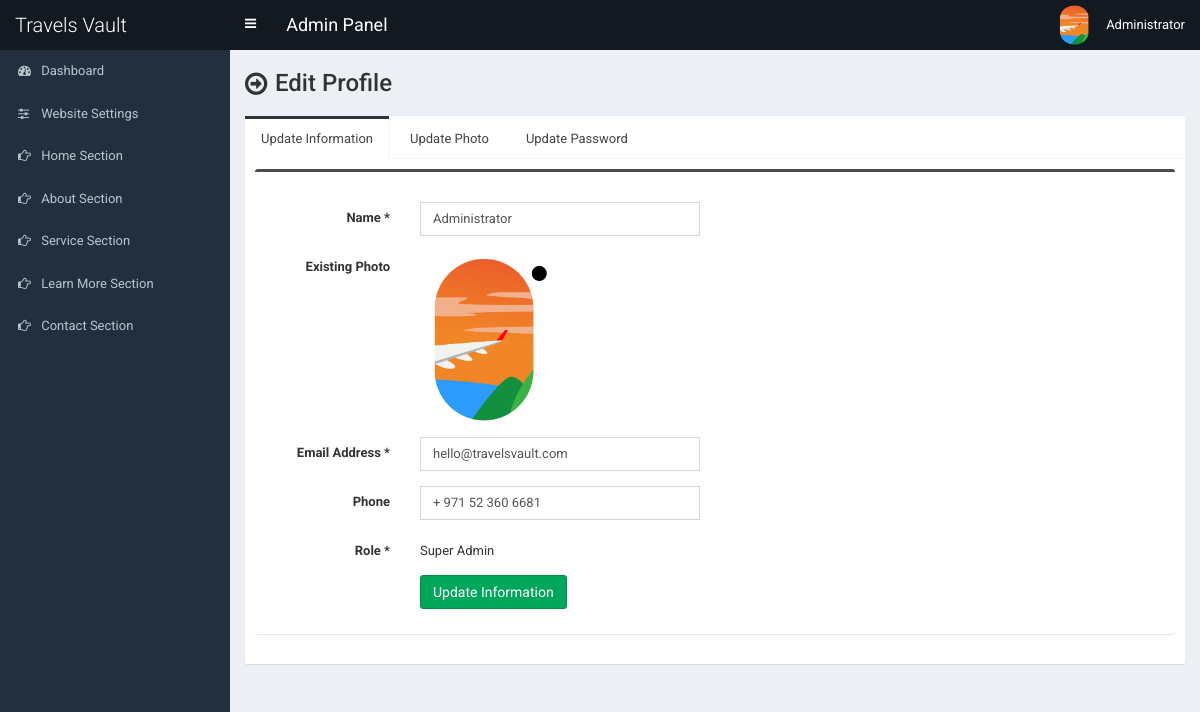
Page /admin/profile-edit.php (signed in) on the committed database.
### tables this page shows
CREATE TABLE `tbl_user` (
  `id` int(10) NOT NULL,
  `full_name` text NOT NULL,
  `email` text NOT NULL,
  `phone` text NOT NULL,
  `password` text NOT NULL,
  `photo` text NOT NULL,
  `role` text NOT NULL,
  `status` text NOT NULL
);

### admin/profile-edit.php (the view, shortened to what this page needs)
<?php require_once('header.php'); ?>
<section class="content-header">
	<div class="content-header-left">
		<h1>Edit Profile</h1>
	</div>
</section>
<?php
$statement = $pdo->prepare("SELECT * FROM tbl_user WHERE id=?");
$statement->execute(array($_SESSION['user']['id']));
$statement->rowCount();
$result = $statement->fetchAll(PDO::FETCH_ASSOC);
foreach ($result as $row) {
	$full_name = $row['full_name'];
	$email     = $row['email'];
	$phone     = $row['phone'];
	$photo     = $row['photo'];
	$role      = $row['role'];
}
?>
<section class="content">
	<div class="row">
		<div class="col-md-12">
				<div class="nav-tabs-custom">
					<ul class="nav nav-tabs">
						<li class="active"><a href="#tab_1" data-toggle="tab">Update Information</a></li>
						<li><a href="#tab_2" data-toggle="tab">Update Photo</a></li>
						<li><a href="#tab_3" data-toggle="tab">Update Password</a></li>
					</ul>
					<div class="tab-content">
          				<div class="tab-pane active" id="tab_1">
							<form class="form-horizontal" action="" method="post">
							<div class="box box-info">
								<div class="box-body">
									<div class="form-group">
										<label for="" class="col-sm-2 control-label">Name <span>*</span></label>
										<?php
										if($_SESSION['user']['role'] == 'Super Admin') {
											?>
												<div class="col-sm-4">
													<input type="text" class="form-control" name="full_name" value="<?php echo $full_name; ?>">
												</div>
											<?php
										} else {
											?>
												<div class="col-sm-4" style="padding-top:7px;">
													<?php echo $full_name; ?>
												</div>
											<?php
										}
										?>
									</div>
									<div class="form-group">
							            <label for="" class="col-sm-2 control-label">Existing Photo</label>
							            <div class="col-sm-6" style="padding-top:6px;">
							                <img src="../uploads/<?php echo $photo; ?>" class="existing-photo" width="140">
							            </div>
							        </div>
									<div class="form-group">
										<label for="" class="col-sm-2 control-label">Email Address <span>*</span></label>
										<?php
										if($_SESSION['user']['role'] == 'Super Admin') {
											?>
												<div class="col-sm-4">
													<input type="email" class="form-control" name="email" value="<?php echo $email; ?>">
												</div>
											<?php
										} else {
											?>
											<div class="col-sm-4" style="padding-top:7px;">
												<?php echo $email; ?>
											</div>
											<?php
										}
										?>
									</div>
									<div class="form-group">
										<label for="" class="col-sm-2 control-label">Phone </label>
										<div class="col-sm-4">
											<input type="text" class="form-control" name="phone" value="<?php echo $phone; ?>">
										</div>
									</div>
									<div class="form-group">
										<label for="" class="col-sm-2 control-label">Role <span>*</span></label>
										<div class="col-sm-4" style="padding-top:7px;">
											<?php echo $role; ?>
										</div>
									</div>
									<div class="form-group">
										<label for="" class="col-sm-2 control-label"></label>
										<div class="col-sm-6">
											<button type="submit" class="btn btn-success pull-left" name="form1">Update Information</button>
										</div>
									</div>
								</div>
							</div>
							</form>
          				</div>
          			</div>
				</div>
		</div>
	</div>
</section>
<?php require_once('footer.php'); ?>

### admin/style.css (style rules this page uses)
body { font-size: 13px; font-family: "Roboto", sans-serif; }
.content-header > h1, .content-header .content-header-left h1 { font-family: "Roboto", sans-serif; }
.box-info { padding-top: 20px; }
.content-header { overflow: hidden; }
.content-header .content-header-left { float: left; padding-top: 5px; }
.content-header .content-header-left h1 { margin-top: 0; margin-bottom: 0; padding-left: 30px; padding-bottom: 5px; font-size: 24px; position: relative; }
.content-header .content-header-left h1:before { position: absolute; top: 0; left: 0; font-family: "FontAwesome", sans-serif; font-size: 26px; content: "\f18e"; }
img.existing-photo { max-width: 100%; }
.nav-tabs-custom > .nav-tabs > li.active { border-top-color: #333333; }
.box.box-info { border-top-color: #4c4c4c; }
input, textarea, select { font-size: 13px !important; }

### rows in the picture
tbl_user: full_name "Administrator", photo (picture), email "hello@travelsvault.com", phone "+ 971 52 360 6681", role "Super Admin"

### other values in the picture
$_SESSION['user']['full_name'] "Administrator"
